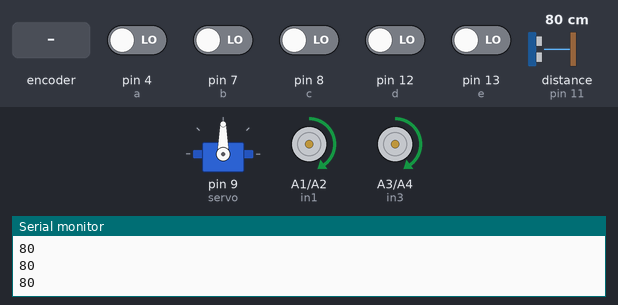
A sketch run on a simulated Arduino Uno, built with avr-gcc and run on an emulated ATmega328P. Shown: servo, motor-driver pin pairs drawn as motors (green arrow = first pin HIGH = forward, orange = second pin HIGH = backward, longer = more drive, scaled by the enable pin), the last lines printed to the serial monitor. Wiring (inferred from the names in the program): ultrasonic range finder: trigger pin 11; echo pin 11. Inputs (shaded band) come from the test bench; at power-on: pin 4 (a), pin 7 (b), pin 8 (c), pin 12 (d), pin 13 (e) LOW, distance to the obstacle (sensor on pin 11) 80 cm. The echo pulse lasts 58.3 µs per cm.

Above: at 1.2 s.
1.3 s: rotary encoder on pin 4 (a) / pin 7 (b) turned 3 steps (first pin leading)
At 2.5 s:
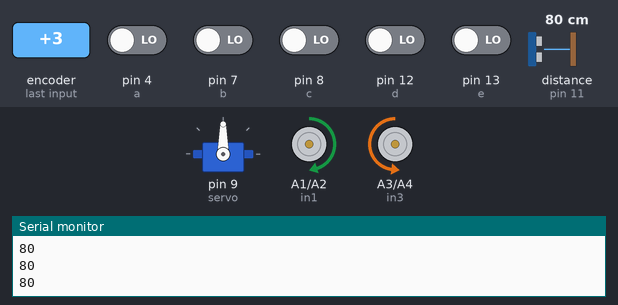
3.4 s: distance to the obstacle (sensor on pin 11) set to 7 cm
4.9 s: distance to the obstacle (sensor on pin 11) set to 4 cm
At 6.1 s:
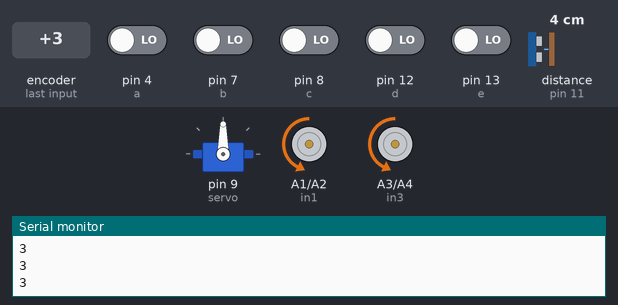
6.4 s: distance to the obstacle (sensor on pin 11) set to 15 cm
7.9 s: distance to the obstacle (sensor on pin 11) set to 18 cm
At 8.8 s:
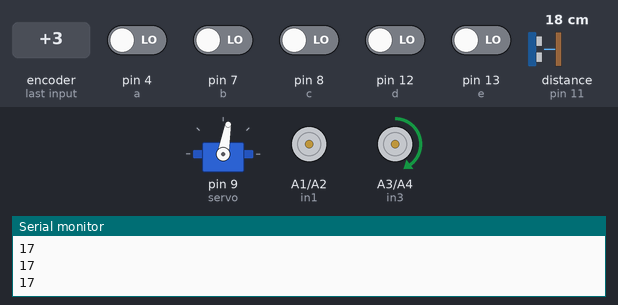
9.4 s: distance to the obstacle (sensor on pin 11) set to 25 cm
10.9 s: distance to the obstacle (sensor on pin 11) set to 30 cm
At 12.2 s:
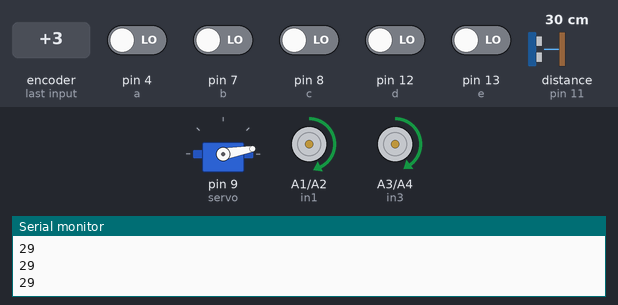
Timing chart, 0 to 13.4 s (numbered marks = the images above; inputs shaded):
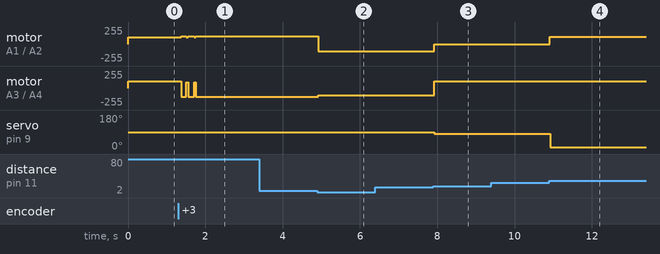

Measured:
- the behaviour switches between 6 and 5 cm on distance to the obstacle (sensor on pin 11) (found by bisection; images 1 and 2)
- the behaviour switches between 16 and 17 cm on distance to the obstacle (sensor on pin 11) (found by bisection; images 2 and 3)
- the behaviour switches between 26 and 27 cm on distance to the obstacle (sensor on pin 11) (found by bisection; images 3 and 4)
- after the input at 1.3 s, motor on A1 (in1) / A2 (in2): forward 100/255 → forward 120/255 after 0.08 s, → forward 100/255 0.13 s later, → forward 120/255 0.06 s later; motor on A3 (in3) / A4 (in4): forward 100/255 → backward 130/255 after 0.08 s, → forward 90/255 0.13 s later, → backward 130/255 0.06 s later
- after the input at 4.9 s, motor on A1 (in1) / A2 (in2): forward 120/255 → backward 110/255 at once; motor on A3 (in3) / A4 (in4): backward 130/255 → backward 110/255 at once
- after the input at 7.9 s, motor on A1 (in1) / A2 (in2): backward 110/255 → stopped at once; motor on A3 (in3) / A4 (in4): backward 110/255 → forward 100/255 at once; servo on pin 9 (servo): 90° → 80° at once
- after the input at 10.9 s, motor on A1 (in1) / A2 (in2): stopped → forward 110/255 at once; servo on pin 9 (servo): 80° → 10° at once

The sketch:

arduinocode.ino
```cpp
/**
 * Arduino Code for line following and obstracle avoidance robot using IR and Ultrasonic sensor
 * Done by Abhishek B (www.abhishekbalu.com)
 * for more information contact : Abhisheklokesh6008@gmail.com
 */

#include <Servo.h>   //include servo library
Servo servo ;
const int pingPin = 11;
   long duration;
   long cm ;
int a = 4;
int b = 7;
int c = 8;
int d = 12;
int e = 13;
int x;
int y;
int z;
int l;
int m;
int hoba;
int in=0;
int en1 =5;
int en2 =6;
int in1 =A1;
int in2 =A2;
int in3 =A3;
int in4 =A4;
int tilt=A0;
int spd=150;
int spod=250;
int n=3;
int t1;
int t2;
int tt;
int inlast;
int counter=0;
void setup(){
 pinMode(en1,OUTPUT);
 pinMode(en2,OUTPUT);
 pinMode(in1,OUTPUT);
 pinMode(in2,OUTPUT);
 pinMode(in3,OUTPUT);
 pinMode(in4,OUTPUT);
 Serial.begin(4800); // 4800 used instead of 9600 {Because transmission rate in 9600 is faster than 4800 in communication }
 servo.write(90); //servo angle set to look forward
  servo.attach(9); // pin attached to microcontroller
f1();

}
long microsecondsToCentimeters(long microseconds)
{
  return microseconds / 29 / 2;
}
void fp(){
  digitalWrite(in1, HIGH); // motor 1 power on forward
  digitalWrite(in3, HIGH); // motor 2 power on forward
  analogWrite(en1,255); // enable1 is on with full power
  digitalWrite(in2,LOW); // motor 2 power off backward
  digitalWrite(in4,LOW); // motor 2 power off backward
  analogWrite(en2,255); // enable2 is on with full power
}
void f1(){
  digitalWrite(in1, HIGH); // motor 1 power on forward
  digitalWrite(in3, HIGH); // motor 2 power on forward
  analogWrite(en1,100); // enable1 is on with full power
  digitalWrite(in2,LOW); // motor 2 power off backward
  digitalWrite(in4,LOW); // motor 2 power off backward
  analogWrite(en2,100); // enable2 is on with full power
}

 void f2()
 {
   digitalWrite(in1, HIGH); // motor 1 power on forward
  digitalWrite(in3, HIGH); // motor 2 power on forward
  analogWrite(en1,100); // enable1 is on with weak power
  digitalWrite(in2,LOW); // motor 2 power off backward
  digitalWrite(in4,LOW); // motor 2 power off backward
  analogWrite(en2,90); // enable2 is on with weaker power {For controlling direction}
 }


void fc(){
   digitalWrite(in1, HIGH); // motor 1 power on forward
  digitalWrite(in3, HIGH); // motor 2 power on forward
  analogWrite(en1,220); // enable1 is on
  digitalWrite(in2,LOW); // motor 2 power off backward
  digitalWrite(in4,LOW); // motor 2 power off backward
  analogWrite(en2,130); // enable2 is on with weaker power {For controlling direction}
}
void f3(){
   digitalWrite(in1, HIGH ); // motor 1 power on forward
  digitalWrite(in3, HIGH  ); // motor 2 power on forward
  analogWrite(en1,90  ); // enable1 is on with weak power
  digitalWrite(in2,LOW  );  // motor 1 power off backward
    digitalWrite(in4,LOW );  // motor 2 power off backward
  analogWrite(en2,100 ); // enable2 is on with weaker power {For controlling direction}

}
void f4(){
  digitalWrite(in1, HIGH); // motor 1 power on forward
  digitalWrite(in3, HIGH); // motor 2 power on forward
  analogWrite(en1,0); // enable1 is off
  digitalWrite(in2,LOW);  // motor 1 power off backward
  digitalWrite(in4,LOW);  // motor 2 power off backward
  analogWrite(en2,100); // enable2 is on with weak power {middle power for normal line tracking}

}
void f9(){
  digitalWrite(in1, HIGH); // motor 1 power on forward
  digitalWrite(in3, HIGH); // motor 2 power on forward
  analogWrite(en1,0); // enable1 is off
  digitalWrite(in2,LOW);  // motor 1 power off backward
  digitalWrite(in4,LOW);  // motor 2 power off backward
  analogWrite(en2,150); // enable2 is on with full power

}


void f5(){
  digitalWrite(in1, HIGH); // motor 1 power on forward
  digitalWrite(in3, HIGH); // motor 2 power on forward
  analogWrite(en1,100); // enable1 is on with weak power {middle power for normal line tracking}
  digitalWrite(in2,LOW); // motor 1 power on backward
  digitalWrite(in4,LOW); // motor 2 power on backward
  analogWrite(en2,0); // enable2 is off
}

void f6(){
 digitalWrite(in1, LOW); // motor 1 power on forward
  digitalWrite(in3, LOW); // motor 2 power on forward
  analogWrite(en1,0); // enable1 is off
  digitalWrite(in2,LOW); // motor 1 power on backward
  digitalWrite(in4,LOW); // motor 2 power on backward
  analogWrite(en2,0); // enable2 is off
}

void ymen(){
digitalWrite(in1, LOW); // motor 1 power off forward
  digitalWrite(in3, HIGH); // motor 2 power on forward
  analogWrite(en1,120); // enable1 is on
  digitalWrite(in2,HIGH);  // motor 1 power on backward
  digitalWrite(in4,LOW);  // motor 2 power off backward
  analogWrite(en2,130); // enable2 is on
}

void shmal(){
digitalWrite(in1, HIGH); // motor 1 power on forward
  digitalWrite(in3, LOW); // motor 2 power off forward
  analogWrite(en1,120); // enable1 is on
  digitalWrite(in2,LOW); // motor 1 power off backward
  digitalWrite(in4,HIGH); // motor 2 power on backward
  analogWrite(en2,130); // enable1 is on
}

void backward(){
 digitalWrite(in1, LOW); // motor 1 power off forward
  digitalWrite(in3, LOW); // motor 1 power off forward
  analogWrite(en1,110); // enable1 is on
  digitalWrite(in2,HIGH); // motor 1 power on backward
  digitalWrite(in4,HIGH); // motor 2 power on backward
  analogWrite(en2,110); // enable1 is on
}
 void set () {
 if(digitalRead(a)== 1){x=16;}else{x=0;} // if the light sensor a falls on black line it uses binary method
 if(digitalRead(b)== 1){ y=8;}else{y=0;} // if the light sensor b falls on black line it uses binary method
 if(digitalRead(c)== 1){ z=4;}else{z=0;} // if the light sensor c falls on black line it uses binary method
 if(digitalRead(d)== 1){ l=2;}else{l=0;} // if the light sensor d falls on black line it uses binary method
 if(digitalRead(e)== 1){ m=1;}else{m=0;} // if the light sensor e falls on black line it uses binary method
 hoba =x+y+z+l+m; // save all values in one variabale of light sensors

 }
void e2ra () {

  pinMode(pingPin, OUTPUT);
  digitalWrite(pingPin, LOW);
  delayMicroseconds(2);
  digitalWrite(pingPin, HIGH);
  delayMicroseconds(5);
  digitalWrite(pingPin, LOW);

  pinMode(pingPin, INPUT);
  duration = pulseIn(pingPin, HIGH);
  cm = microsecondsToCentimeters(duration);
  Serial.println(cm);
delay(10);
}


void loop(){
  e2ra();

 e2ra(); // call function e2ra
 if (cm<=4) {    // if the distance less than or equal 10
   servo.write(90); // change the servo to 90 degree angle.
do {

  backward(); // Make the function Backward instantly
  e2ra();         // Make the function e2ra instantly

} while (cm<=15);  // check the condition if true repeat the loop if not get out
e2ra(); // do e2ra function
servo.write(80);
do { f4(); // do f4 function instantly
e2ra(); // do e2ra function
servo.write(80);

 } while (cm<=25); // check the condition if true repeat the loop if not get out
do {
  f1(); // do f1 function instantly
e2ra(); // do e2ra function instantly
servo.write(10); // change the servo to 180 degree angle.

 } while(cm>=20); // check the condition if true repeat the loop if not get out

 f6(); // do e2ra function
 delay(100); // wait for 100 millisec.
 do {
   f1(); // do f1 function instantly
   e2ra(); // do e2ra function instantly
 } while(cm<30); // check the condition if true repeat the loop if not get out

 do {
   f5(); // do f5 function instantly
   e2ra(); // do e2ra function instantly
 } while (cm>25); // check the condition if true repeat the loop if not get out

 do {
   f1 (); // do f1 function instantly
   e2ra(); // do e2ra function instantly
 } while (cm<30); // check the condition if true repeat the loop if not get out

do { f6(); } while(cm>30);

 }


  else if(cm>10){
x:
  set(); // call function set
if     (hoba==1) {ymen();}
else if(hoba==2) {f3();}
else if(hoba==3) {ymen();}
else if(hoba==6) {f3();}
else if(hoba==4) {n=0; f1();}
else if(hoba==12){f2();}
else if(hoba==24){shmal();}
else if(hoba==8) {f2();}
else if(hoba==16){shmal();}

else if(hoba==7) {ymen();}
else if(hoba==28){shmal();}

else if(hoba==31){

while(hoba==31||hoba==7||hoba==15||hoba==28||hoba==30){  set();f1();}

while(digitalRead(e)==1){ymen();}
while(digitalRead(e)!=1){ymen();}
while(digitalRead(c)!=1){ymen();}
while(digitalRead(c)==1){goto x;}
}// for every condition of the past conditions  call a pre-defined function


}
}
```
